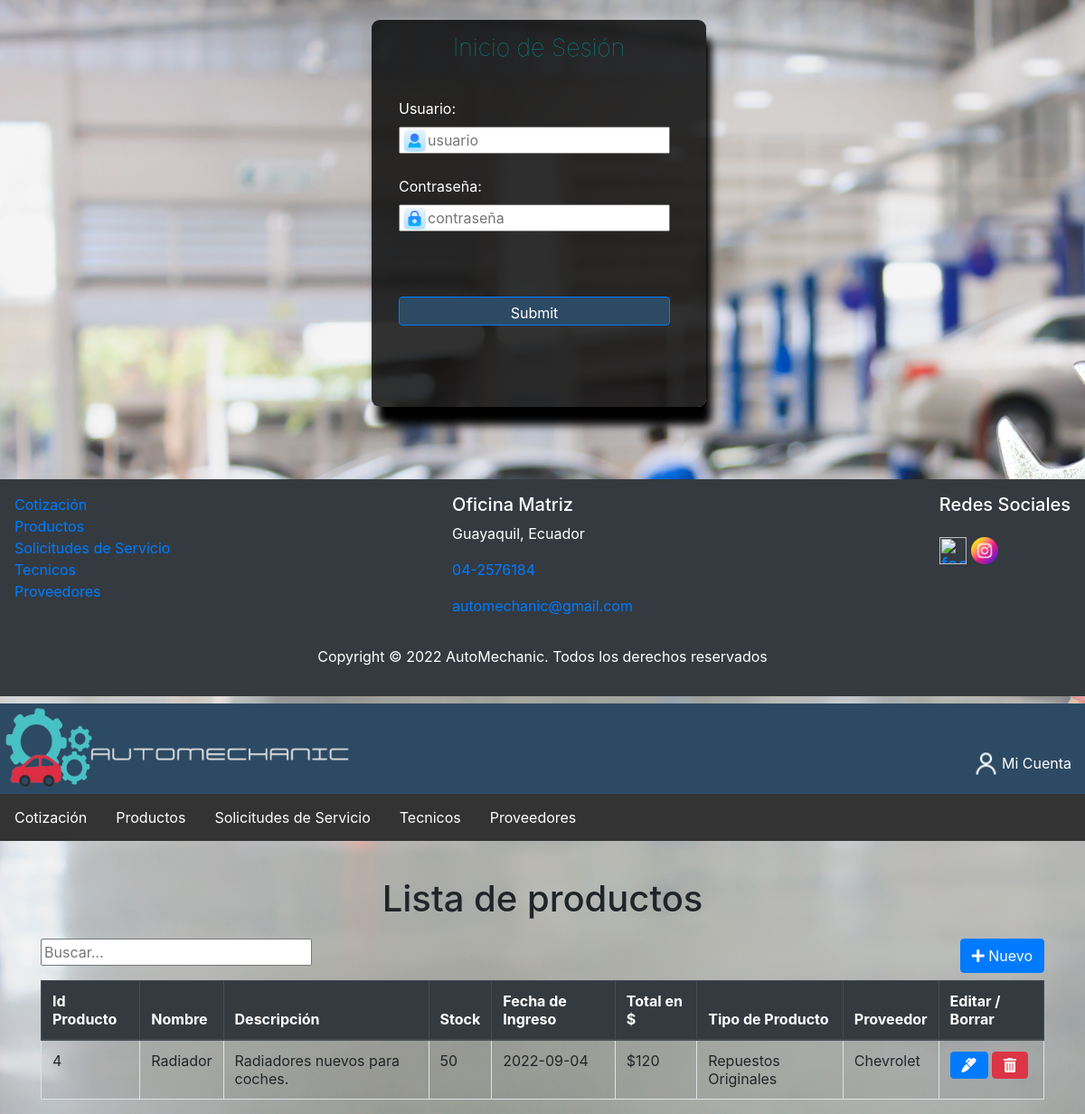
The app's page /index.php?c=Productos&f=index with its own data.
### tables this page shows
CREATE TABLE `producto` (
  `id_producto` int(11) NOT NULL,
  `nombre_producto` varchar(20) NOT NULL,
  `descripcion` varchar(100) NOT NULL,
  `stock_inicial` int(11) NOT NULL,
  `fecha_ingreso` date NOT NULL,
  `total` float NOT NULL,
  `id_tipo` int(11) NOT NULL,
  `id_proveedor` int(11) NOT NULL
);

CREATE TABLE `tipo_producto` (
  `id_tipo` int(11) NOT NULL,
  `tipo_producto` varchar(30) NOT NULL
);

CREATE TABLE `proveedor` (
  `id_proveedor` int(11) NOT NULL,
  `nombre_proveedor` varchar(50) NOT NULL,
  `direccion` varchar(200) NOT NULL,
  `telefono` varchar(10) NOT NULL,
  `fecha_contrato` date NOT NULL,
  `id_medio_pago` int(11) NOT NULL
);

### controller/FrontController.php (called while the page is built, shortened)
<?php
class FrontController
{
    public function ruteo()
    {
        $funcion = (!empty($_REQUEST['f'])) ? htmlentities($_REQUEST['f']) : FUNCION_PRINCIPAL;
        $cont = new  $controlador();
        $cont->$funcion();
    }
}

### index.php (called while the page is built)
<?php
    require_once 'controller/FrontController.php';
    $front = new FrontController();
    $front->ruteo();

### config/conexion.php (called while the page is built)
<?php
class Conexion
{
    public static function getConexion()
    {
        $dsn = 'mysql:host=localhost;port=3306;dbname=' . DBNAME;
        $conexion = null;
        try {
            $conexion = new PDO($dsn, DBUSER, DBPASSWORD);
            $conexion->setAttribute(PDO::ATTR_ERRMODE, PDO::ERRMODE_EXCEPTION);
        } catch (Exception $e) {
            echo $e;
            die("error " . $e->getMessage());
        }
        return $conexion;
    }
}

### model/dao/ProductosDAO.php (called while the page is built, shortened)
<?php
require_once 'config/conexion.php';
class ProductosDAO
{
    private $con;
    public function __construct()
    {
        $this->con = Conexion::getConexion();
    }
    public function selectAllFiltro($parametro)
    {
        $sql = "SELECT * FROM producto p, tipo_producto t, proveedor pr
        WHERE p.id_tipo = t.id_tipo AND
        p.id_proveedor = pr.id_proveedor and
        (p.nombre_producto like :b1 or t.tipo_producto like :b2 or pr.nombre_proveedor like :b3)
        ORDER by id_producto";
        $stmt = $this->con->prepare($sql);
        $conlike = '%' . $parametro . '%';
        $data = array('b1' => $conlike, 'b2' => $conlike, 'b3' => $conlike);
        $stmt->execute($data);
        $resultados = $stmt->fetchAll(PDO::FETCH_ASSOC);
        return $resultados;
    }
}

### view/productos/productos.list.php (the view, shortened to what this page needs)
<div class="container">
    <div class="row">
        <div class="col-sm-6">
            <input type="text" name="busquedaAjax" id="busquedaAjax" placeholder="Buscar...">
        </div>
        <div class="col-sm-6 d-flex flex-column align-items-end">
            <a href="index.php?c=productos&f=view_new">
                <button type="button" class="btn btn-primary">
                    <i class="fas fa-plus"></i>
                    Nuevo</button>
            </a>
        </div>
    </div>
    <div class="table-responsive mt-2">
        <table class="table table-striped table-bordered">
            <thead class="thead-dark">
                <th>Id Producto</th>
                <th>Nombre </th>
                <th>Descripci&oacute;n </th>
                <th>Stock </th>
                <th>Fecha de Ingreso </th>
                <th>Total en $</th>
                <th>Tipo de Producto</th>
                <th>Proveedor</th>
                <th>Editar / Borrar</th>
            </thead>
            <tbody class="tabladatos">
                <?php
                foreach ($resultados as $fila) {
                ?>
                    <tr>
                        <td><?php echo $fila['id_producto']; ?></td>
                        <td><?php echo $fila['nombre_producto']; ?></td>
                        <td><?php echo $fila['descripcion']; ?></td>
                        <td><?php echo $fila['stock_inicial']; ?></td>
                        <td><?php echo $fila['fecha_ingreso']; ?></td>
                        <td><?php echo '$' . $fila['total']; ?></td>
                        <td><?php echo $fila['tipo_producto']; ?></td>
                        <td><?php echo $fila['nombre_proveedor']; ?></td>
                        <td>
                            <a class="btn btn-primary" href="index.php?c=productos&f=view_edit&id=<?php echo  $fila['id_producto']; ?>">
                                <i class="fas fa-marker"></i></a>
                            <a class="btn btn-danger" onclick="if(!confirm('Esta seguro de eliminar el producto?'))return false;" href="index.php?c=productos&f=delete&id=<?php echo  $fila['id_producto']; ?>">
                                <i class="fas fa-trash-alt"></i></a>
                        </td>
                    </tr>
                <?php  } ?>
            </tbody>
        </table>
    </div>
</div>

### assets/css/estilos.css (style rules this page uses)
body { margin: 0; background-color: #fff; }

### view/login/login.ingresar.php (style rules this page uses)
input[type=text] { width: 300px; height: 30px; border-radius:none; }

### records on screen
producto: id_producto "4", nombre_producto "Radiador", descripcion "Radiadores nuevos para coches.", stock_inicial "50", fecha_ingreso "2022-09-04", total "120", id_tipo.tipo_producto "Repuestos Originales", id_proveedor.nombre_proveedor "Chevrolet"

### other values on screen
$opcion "Mi Cuenta"
$titulo "Lista de productos"
